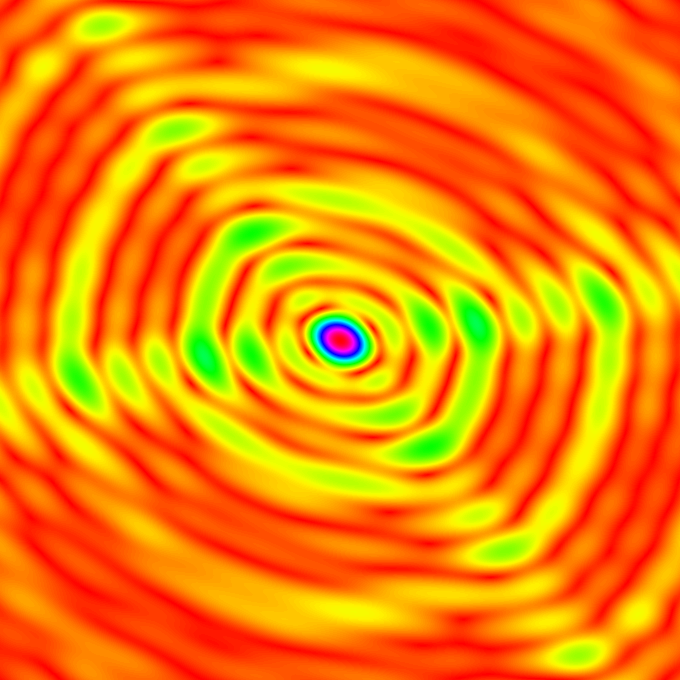
#> input picture max2/DEBUG/image.png, 680 x 680 px
$ python -i to_canonical.py   (imports and definitions only)
#> lines starting #> are read from the running program, lines starting #| are printed output that depends on the picture; after the words box and inside, x2 and y2 are one past the last pixel; in counts of white or black regions, pixels touching at a corner belong together
# Apr-03-2025
# to_canonical.py

import cv2 as cv
import numpy as np
from numpy import ndarray

from max2.src import cfg


def to_canonical(image_in: ndarray) -> ndarray:

    width = cfg.canonical_size
    height = cfg.canonical_size

    # dim = (width, height)
    image_resize = cv.resize(image_in, (width, height), cv.INTER_LANCZOS4)

    threshold, image_thr \
        = cv.threshold(image_resize, 0, 255,
                       cv.THRESH_BINARY + cv.THRESH_OTSU)

    image_correlation = get_correlation(image_thr)

    threshold, image_out \
        = cv.threshold(image_correlation, 0, 255,
                       cv.THRESH_BINARY + cv.THRESH_OTSU)

    image_out[0, :] = 0
    image_out[height - 1, :] = 0
    image_out[:, 0] = 0
    image_out[:, width - 1] = 0

    return image_out


def get_correlation(scene):

    # Calc DFT dimension.
    # ---------------------------------------------------------
    scene_rows = scene.shape[0]
    scene_cols = scene.shape[1]

    height_dft = 256
    width_dft = 256
    dft_shape = (height_dft, width_dft)
    # ---------------------------------------------------------

    # Scene
    # ---------------------------------------------------------
    scene_array_dft = np.zeros(dft_shape, dtype=np.float32)

    scene_array_dft[0:scene_rows, 0:scene_cols] = scene[0::, 0::]

    scene_dft = cv.dft(scene_array_dft, flags=cv.DFT_COMPLEX_OUTPUT)
    # ---------------------------------------------------------

    # Pattern
    # ---------------------------------------------------------
    pattern_size: int = 1
    pattern_rows = pattern_size
    pattern_cols = pattern_size
    pattern_shape = (pattern_rows, pattern_cols)
    pattern = np.empty(pattern_shape, dtype=np.uint8)
    pattern.fill(255)
    # ---------------------------------------------------------
    pattern_array_dft = np.zeros(dft_shape, dtype=np.float32)

    pattern_array_dft[
                height_dft - pattern_rows:height_dft:,
                width_dft - pattern_cols:width_dft:] = pattern[0::, 0::]

    pattern_dft = cv.dft(pattern_array_dft, flags=cv.DFT_COMPLEX_OUTPUT)
    # ---------------------------------------------------------

    # Product 1
    # ---------------------------------------------------------
    product1_dft = np.zeros((height_dft, width_dft, 2), dtype=np.float32)

    dft_mul(scene_dft, pattern_dft, product1_dft)
    # ---------------------------------------------------------

    #  Laplace filtering
    # ---------------------------------------------------------
    array_dft = laplace(height_dft, width_dft)

    filter_dft = cv.dft(array_dft, flags=cv.DFT_COMPLEX_OUTPUT)
    # ---------------------------------------------------------

    # Product 2
    # ---------------------------------------------------------
    product2_dft = np.zeros((height_dft, width_dft, 2), dtype=np.float32)

    dft_mul(product1_dft, filter_dft, product2_dft)
    # ---------------------------------------------------------

    # Inverse product2_dft.
    # ---------------------------------------------------------
    inverse_product2_dft = cv.idft(product2_dft)

    re = inverse_product2_dft[:, :, 0]

    re[re < 0.0] = 0.0
    # ---------------------------------------------------------

    # Get Correlation.
    # ---------------------------------------------------------
    correlation = np.zeros((scene_rows, scene_cols), dtype='float32')
    correlation_norm = np.zeros((scene_rows, scene_cols), dtype=np.float32)

    correlation[0::, 0::] = re[0:scene_rows:, 0:scene_cols:]

    cv.normalize(correlation, correlation_norm, 0, 255, cv.NORM_MINMAX)
    # ---------------------------------------------------------

    return np.uint8(correlation_norm)


def dft_mul(src1, src2, dst):

    x1 = src1[:, :, 0]
    y1 = src1[:, :, 1]

    x2 = src2[:, :, 0]
    y2 = src2[:, :, 1]

    dst[:, :, 0] = (x1 * x2) - (y1 * y2)
    dst[:, :, 1] = (x1 * y2) + (x2 * y1)


def laplace(height_dft, width_dft):

    array_filter = np.zeros((height_dft, width_dft), dtype='float32')

    array_filter[0, 0] = -1
    array_filter[0, 1] = -1
    array_filter[0, 2] = -1

    array_filter[1, 0] = -1
    array_filter[1, 1] = 8
    array_filter[1, 2] = -1

    array_filter[2, 0] = -1
    array_filter[2, 1] = -1
    array_filter[2, 2] = -1

    return array_filter

>>> import cv2
>>> picture = cv2.imread('../../DEBUG/image.png', cv2.IMREAD_GRAYSCALE)
#> picture: shape (680, 680); min 29, max 221, mean 150.3
>>> result = to_canonical(picture)
#> in to_canonical, `image_resize = cv.resize(image_in, (width, height), cv.INTER_LANCZOS4)`:
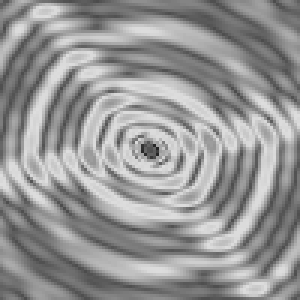
#> image_resize: shape (100, 100) (shown 3 times larger); min 37, max 221, mean 150.2
#> in to_canonical, `threshold, image_thr \ = cv.threshold(image_resize, 0, 255, cv.THRESH_..`:
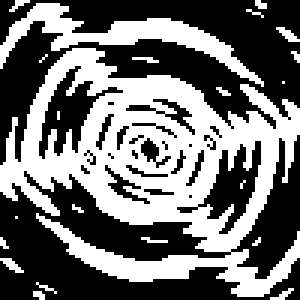
#> image_thr: shape (100, 100) (shown 3 times larger); 44.2% white; 22 white regions (20 under 20 px), largest, box (x1, y1, x2, y2) and area: (0, 16, 100, 99) 3664, (0, 1, 88, 29) 593
#> in to_canonical, `threshold, image_thr \ = cv.threshold(image_resize, 0, 255, cv.THRESH_..`: threshold = 154
#> in get_correlation, `scene_array_dft[0:scene_rows, 0:scene_cols] = scene[0::, 0::]`:
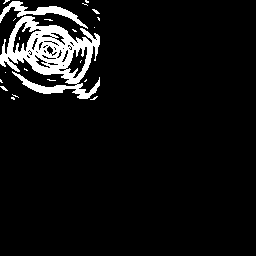
#> scene_array_dft: shape (256, 256) float32; 6.7% white; 22 white regions (20 under 20 px), largest, box (x1, y1, x2, y2) and area: (0, 16, 100, 99) 3664, (0, 1, 88, 29) 593
#> in dft_mul, `x1 = src1[:, :, 0]`:
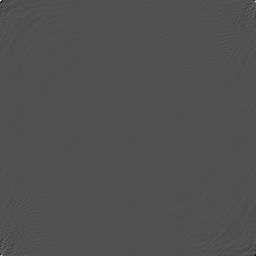
#> x1: shape (256, 256) float32; min -525141.9, max 1126335, mean 0; drawn with min black and max white
#> in dft_mul, `y1 = src1[:, :, 1]`:
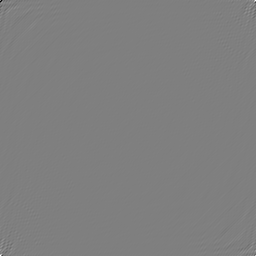
#> y1: shape (256, 256) float32; min -875565.2, max 875565.2, mean 0; drawn with min black and max white
#> in get_correlation, `correlation[0::, 0::] = re[0:scene_rows:, 0:scene_cols:]`:
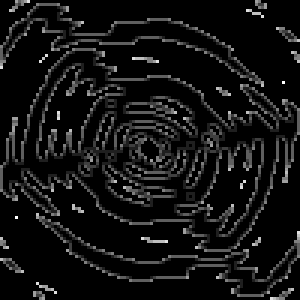
#> correlation: shape (100, 100) float32 (shown 3 times larger); min 0, max 3.41e+10, mean 2.54e+09; drawn with min black and max white
#> in to_canonical, `threshold, image_out \ = cv.threshold(image_correlation, 0, 255, cv.TH..`: image_out: shape (100, 100); 16.7% white in thin lines or dots
#> in to_canonical, `threshold, image_out \ = cv.threshold(image_correlation, 0, 255, cv.TH..`: threshold = 31
#> in to_canonical, `image_out[0, :] = 0`: image_out: shape (100, 100); 16.7% white in thin lines or dots
#> in to_canonical, `image_out[height - 1, :] = 0`: image_out: shape (100, 100); 16.6% white in thin lines or dots
#> in to_canonical, `image_out[:, 0] = 0`: image_out: shape (100, 100); 16.4% white in thin lines or dots
#> in to_canonical, `image_out[:, width - 1] = 0`:
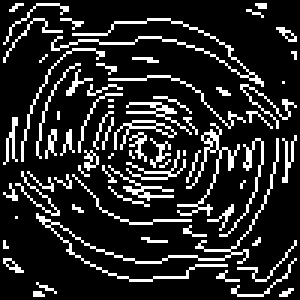
#> image_out: shape (100, 100) (shown 3 times larger); 16.2% white in thin lines or dots

$ run again, on max2/DEBUG/templ.png
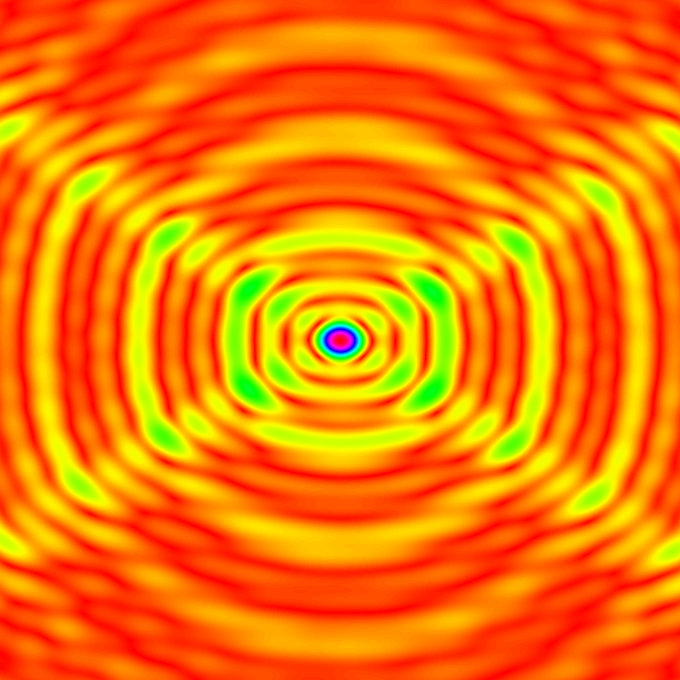
#> input picture max2/DEBUG/templ.png, 680 x 680 px
#> in to_canonical, `threshold, image_thr \ = cv.threshold(image_resize, 0, 255, cv.THRESH_..`:
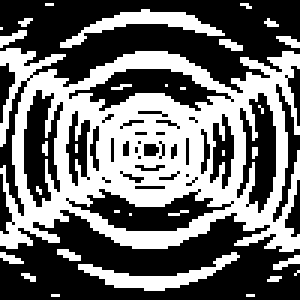
#> image_thr: shape (100, 100) (shown 3 times larger); 42.4% white; 31 white regions (24 under 20 px), largest, box (x1, y1, x2, y2) and area: (0, 16, 100, 84) 3595, (20, 3, 75, 16) 212, (26, 84, 80, 97) 212
#> in to_canonical, `threshold, image_thr \ = cv.threshold(image_resize, 0, 255, cv.THRESH_..`: threshold = 149
#> in to_canonical, `threshold, image_out \ = cv.threshold(image_correlation, 0, 255, cv.TH..`: threshold = 31
#> in to_canonical, `image_out[:, width - 1] = 0`:
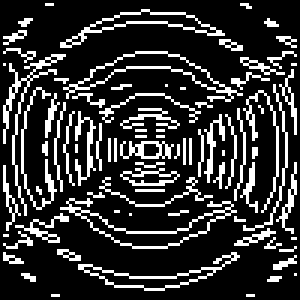
#> image_out: shape (100, 100) (shown 3 times larger); 19.9% white in thin lines or dots
